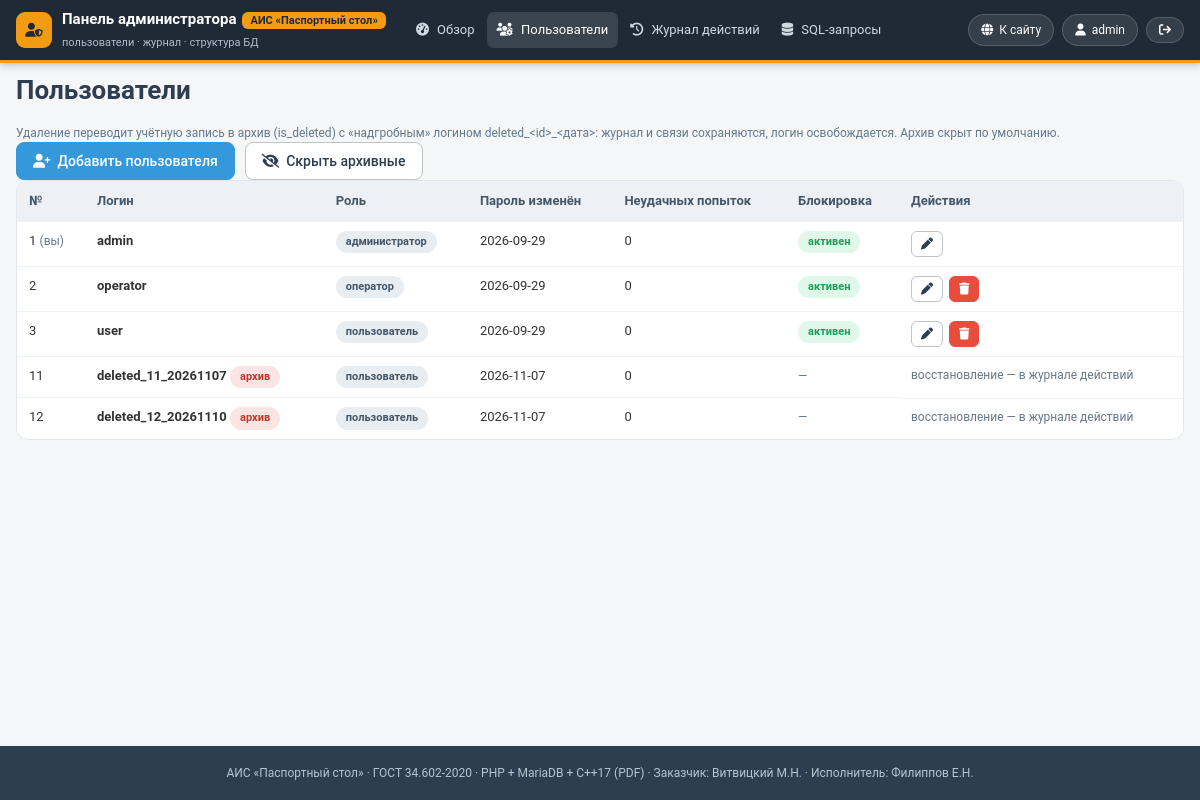
/admin_users.php?show_archived=1 (signed in), run on the app's committed database.
### tables this page shows
CREATE TABLE `users` (
  `user_id` int(11) NOT NULL AUTO_INCREMENT,
  `login` varchar(100) NOT NULL,
  `password_hash` varchar(255) NOT NULL,
  `role` enum('администратор','оператор','пользователь') NOT NULL,
  `mfa_secret` varchar(255) NOT NULL,
  `last_password_change` date NOT NULL,
  `failed_attempts` tinyint(4) NOT NULL DEFAULT 0,
  `is_blocked` tinyint(1) NOT NULL DEFAULT 0,
  `is_deleted` tinyint(1) NOT NULL DEFAULT 0,
  `locked_until` datetime DEFAULT NULL,
  PRIMARY KEY (`user_id`),
  UNIQUE KEY `login` (`login`)
);

### config/modules.php (called while the page is built, shortened)
<?php
function admin_modules(): array
{
    return [
        ['admin_panel.php',   'Обзор',           'fa-gauge-high'],
        ['admin_users.php',   'Пользователи',    'fa-users-gear'],
        ['admin_journal.php', 'Журнал действий', 'fa-clock-rotate-left'],
        ['admin_sql.php',     'SQL-запросы',     'fa-database'],
    ];
}

### config.php (called while the page is built, shortened)
<?php
function e($v): string { return htmlspecialchars((string)$v, ENT_QUOTES, 'UTF-8'); }

### admin_users.php (the view, shortened to what this page needs)
<?php
require __DIR__ . '/config.php';
$pdo = db();
$selfUserId = (int)($_SESSION['user_id'] ?? 0);
$showArchived = isset($_GET['show_archived']);
function blocked_label(array $row): string
{
    if ((int)$row['is_deleted'] === 1) return '<span class="muted">—</span>';
    if ((int)$row['is_blocked'] !== 1) return '<span class="pill ok">активен</span>';
    $ts = strtotime($row['locked_until']);
    return '<span class="pill err">до ' . date('d.m.Y H:i', $ts) . '</span>';
}
$rows = $pdo->query('SELECT * FROM users ' . ($showArchived ? '' : 'WHERE is_deleted = 0 ') . 'ORDER BY user_id')->fetchAll();
require __DIR__ . '/layout/admin_header.php';
?>
<h1>Пользователи</h1>
<p class="muted">Удаление переводит учётную запись в архив (is_deleted) с «надгробным» логином deleted_&lt;id&gt;_&lt;дата&gt;:
   журнал и связи сохраняются, логин освобождается. Архив скрыт по умолчанию.</p>
<p style="display:flex;gap:10px;flex-wrap:wrap">
  <a class="btn" href="admin_users.php?new=1<?= $showArchived ? '&show_archived=1' : '' ?>"><i class="fa-solid fa-user-plus"></i> Добавить пользователя</a>
  <a class="btn btn-outline" href="<?= $showArchived ? 'admin_users.php' : 'admin_users.php?show_archived=1' ?>">
    <i class="fa-solid <?= $showArchived ? 'fa-eye-slash' : 'fa-box-archive' ?>"></i>
    <?= $showArchived ? 'Скрыть архивные' : 'Показать архивные' ?></a>
</p>
<div class="tbl-wrap">
<table class="tbl">
<thead><tr><th>№</th><th>Логин</th><th>Роль</th><th>Пароль изменён</th><th>Неудачных попыток</th><th>Блокировка</th><th>Действия</th></tr></thead>
<tbody>
<?php foreach ($rows as $r): $rIsSelf = ((int)$r['user_id'] === $selfUserId); $rArchived = ((int)$r['is_deleted'] === 1); ?>
<tr>
  <td><?= (int)$r['user_id'] ?><?= $rIsSelf ? ' <span class="muted">(вы)</span>' : '' ?></td>
  <td><b><?= e($r['login']) ?></b><?= $rArchived ? ' <span class="pill err">архив</span>' : '' ?></td>
  <td><span class="pill"><?= e($r['role']) ?></span></td>
  <td><?= e($r['last_password_change']) ?><?= strtotime($r['last_password_change']) < strtotime('-90 days') ? ' <span class="pill err">&gt;90 дней</span>' : '' ?></td>
  <td><?= (int)$r['failed_attempts'] ?></td>
  <td><?= blocked_label($r) ?></td>
  <td class="rowbtns">
    <?php if ($rArchived): ?>
      <span class="muted">восстановление — в журнале действий</span>
    <?php else: ?>
      <a class="btn btn-sm btn-outline" href="admin_users.php?edit=<?= (int)$r['user_id'] ?><?= $showArchived ? '&show_archived=1' : '' ?>" title="Изменить данные"><i class="fa-solid fa-pen"></i></a>
      <?php if (!$rIsSelf && $r['role'] !== 'администратор'): ?>
      <form class="confirm" method="post"><?= csrf_field() ?><input type="hidden" name="action" value="delete"><input type="hidden" name="id" value="<?= (int)$r['user_id'] ?>">
        <button class="btn btn-sm btn-danger" title="Удалить (в архив)"><i class="fa-solid fa-trash"></i></button></form>
      <?php endif; ?>
    <?php endif; ?>
  </td>
</tr>
<?php endforeach; ?>
</tbody></table></div>
<?php require __DIR__ . '/layout/footer.php'; ?>

### layout/admin_header.php (shortened to what this page needs)
<?php
require_once __DIR__ . '/../config.php';
$currentScript = basename($_SERVER['SCRIPT_NAME']);
require_once __DIR__ . '/../config/modules.php';
$adminNavigation = admin_modules();
?>
<!doctype html>
<html lang="ru">
<head>
<link rel="stylesheet" href="assets/style.css">
<link rel="stylesheet" href="https://cdnjs.cloudflare.com/ajax/libs/font-awesome/6.5.2/css/all.min.css">
</head>
<body>
<header class="topbar admin-topbar">
  <div class="wrap topbar-in">
    <a class="logo" href="admin_panel.php">
      <span class="logo-badge" style="background:#F39C12;color:#1F2A36"><i class="fa-solid fa-user-shield"></i></span>
      <span><b>Панель администратора</b><span class="admin-badge">АИС «Паспортный стол»</span><br>
      <small>пользователи · журнал · структура БД</small></span>
    </a>
    <nav class="mainnav">
      <?php foreach ($adminNavigation as $item): ?>
        <a href="<?= $item[0] ?>" class="<?= $currentScript === $item[0] ? 'active' : '' ?>">
          <i class="fa-solid <?= $item[2] ?>"></i> <?= $item[1] ?></a>
      <?php endforeach; ?>
    </nav>
    <div class="topbar-actions">
      <a class="chip" href="dashboard.php" title="Вернуться на обычный сайт"><i class="fa-solid fa-globe"></i> К сайту</a>
      <span class="chip"><i class="fa-solid fa-user"></i> <?= e($_SESSION['login']) ?></span>
      <a class="chip" href="logout.php" title="Выход"><i class="fa-solid fa-arrow-right-from-bracket"></i></a>
    </div>
  </div>
</header>
<main class="wrap page">

### layout/footer.php (shortened to what this page needs)
</main>
<footer class="footer">
  <div class="wrap">
    АИС «Паспортный стол» · ГОСТ 34.602-2020 · PHP + MariaDB + C++17 (PDF) ·
    Заказчик: Витвицкий М.Н. · Исполнитель: Филиппов Е.Н.
  </div>
</footer>
</body>
</html>

### assets/style.css (style rules this page uses)
:root { --bg:#F4F6F8; --header:#2C3E50; --btn:#3498DB; --btn-hover:#2980B9; --text:#333333; --field-bg:#FFFFFF; --field-border:#BDC3C7; --err:#E74C3C; --ok:#2ECC71; --pad:16px; --line:#E1E7EC; }
* { margin:0;padding:0;box-sizing:border-box }
html { height:100% }
body { min-height:100vh;display:flex;flex-direction:column;background:var(--bg);color:var(--text);font:400 14px/1.5 "Roboto",Arial,sans-serif }
.page { flex:1 0 auto;width:100%;padding:24px var(--pad) 48px }
.footer { flex-shrink:0;background:var(--header);color:#B7C4D1;padding:18px 0;font-size:12px;margin-top:24px;text-align:center }
h1 { font-size:26px;color:var(--header);margin:8px 0 14px }
a { color:var(--btn) }
.muted { color:#66788a;font-size:12px }
.wrap { max-width:1200px;margin:0 auto;padding:0 var(--pad) }
.topbar { background:var(--header);box-shadow:0 2px 8px rgba(20,30,40,.25);position:sticky;top:0;z-index:50 }
.topbar-in { display:flex;align-items:center;gap:20px;min-height:60px;flex-wrap:wrap;padding:8px var(--pad) }
.logo { display:flex;align-items:center;gap:10px;color:#fff;text-decoration:none }
.logo b { font-size:15px }
.logo small { color:#AEBDCB;font-size:11px }
.logo-badge { width:36px;height:36px;border-radius:9px;background:var(--btn);display:inline-flex;align-items:center;justify-content:center;color:#fff;flex:none }
.mainnav { display:flex;gap:2px;flex-wrap:wrap;flex:1 }
.mainnav a { color:#CFD9E2;text-decoration:none;padding:8px 10px;border-radius:7px;font-size:13px }
.mainnav a:hover,.mainnav a.active { background:rgba(255,255,255,.12);color:#fff }
.mainnav i { margin-right:5px }
.topbar-actions { display:flex;gap:8px;align-items:center }
.chip { background:rgba(255,255,255,.1);border:1px solid rgba(255,255,255,.16);color:#fff;border-radius:999px;padding:6px 12px;font-size:12px;text-decoration:none;display:inline-flex;gap:6px;align-items:center }
.btn { display:inline-flex;align-items:center;gap:7px;background:var(--btn);color:#fff;border:1px solid var(--btn);border-radius:8px; padding:10px 16px;font:500 14px "Roboto",sans-serif;cursor:pointer;text-decoration:none;transition:background .15s }
.btn-outline { background:#fff;color:var(--header);border-color:var(--field-border) }
.btn-danger { background:var(--err);border-color:var(--err) }
.btn-sm { padding:6px 9px;font-size:12px;border-radius:6px }
.tbl-wrap { background:#fff;border:1px solid var(--line);border-radius:12px;overflow:auto }
.tbl { width:100%;border-collapse:collapse;font-size:13px }
.tbl th { background:#EDF1F5;color:#44576a;text-align:left;padding:10px 12px;white-space:nowrap }
.tbl td { padding:9px 12px;border-top:1px solid #EEF2F5;vertical-align:top }
.rowbtns { display:flex;gap:6px;flex-wrap:wrap }
.rowbtns form { display:inline }
.pill { display:inline-block;border-radius:999px;padding:3px 10px;font-size:11px;font-weight:700;background:#E8EDF2;color:#44576a }
.pill.ok { background:rgba(46,204,113,.15);color:#1E9E57 }
.pill.err { background:rgba(231,76,60,.15);color:#C0392B }

### layout/admin_header.php (style rules this page uses)
.admin-topbar { background:#1F2A36;border-bottom:3px solid #F39C12 }
.admin-badge { background:#F39C12;color:#1F2A36;border-radius:6px;padding:2px 8px;font-size:11px;font-weight:700;margin-left:6px }

### data on the page
users: user_id "1", shows "(вы)", login "admin", role "администратор", last_password_change "2026-09-29", failed_attempts "0", is_blocked "активен"
users: user_id "2", login "operator", role "оператор", last_password_change "2026-09-29", failed_attempts "0", is_blocked "активен"
users: user_id "3", login "user", role "пользователь", last_password_change "2026-09-29", failed_attempts "0", is_blocked "активен"
users: user_id "11", login "deleted_11_20261107", is_deleted "архив", role "пользователь", last_password_change "2026-11-07", failed_attempts "0"
users: user_id "12", login "deleted_12_20261110", is_deleted "архив", role "пользователь", last_password_change "2026-11-07", failed_attempts "0"

### other printed values
$item[1] "Обзор"
$item[1] "Пользователи"
$item[1] "Журнал действий"
$item[1] "SQL-запросы"
$_SESSION['login'] "admin"
